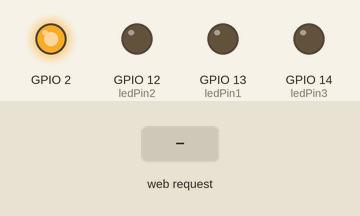
The sketch below on a simulated ESP8266 (NodeMCU). Shown: output pins drawn as LEDs (lit = HIGH, except the on-board LED, lit = LOW). The inputs (shaded band) are chosen by the test bench. WiFi joins after 1.5 s; servers stay silent unless stated; what the sketch prints to the serial monitor is not drawn.

Above: at 2.7 s.
2.8 s: HTTP request GET /LED1=ON received
At 3.7 s:
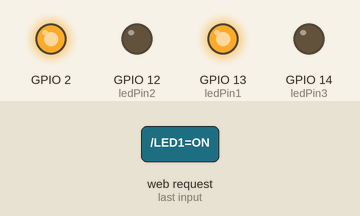
4.3 s: HTTP request GET /LED2=ON received
At 4.8 s:
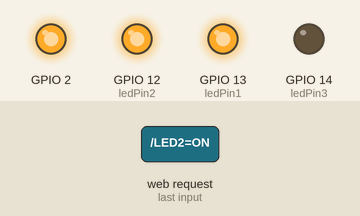
5.8 s: HTTP request GET /LED1=OFF received
At 7.0 s:
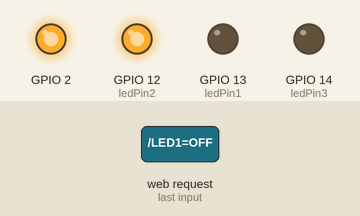
7.3 s: HTTP request GET /LED3=ON received
At 8.3 s:
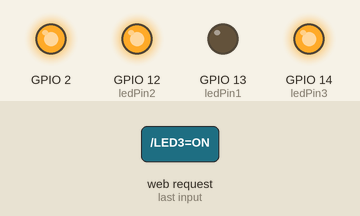
8.8 s: HTTP request GET /LED2=OFF received
At 9.4 s:
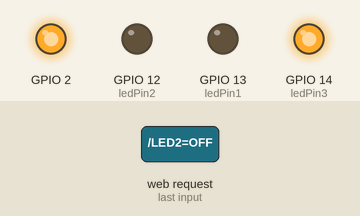
10.3 s: HTTP request GET /LED3=OFF received
At 10.6 s:
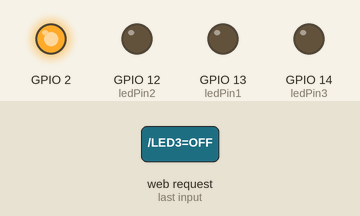
Timing chart, 0 to 12.8 s (numbered marks = the images above; inputs shaded):
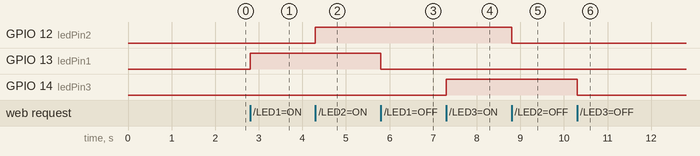

Measured:
- after the input at 2.8 s, GPIO 13 (ledPin1): LOW → HIGH at once
- after the input at 4.3 s, GPIO 12 (ledPin2): LOW → HIGH at once
- after the input at 5.8 s, GPIO 13 (ledPin1): HIGH → LOW at once
- after the input at 7.3 s, GPIO 14 (ledPin3): LOW → HIGH at once
- after the input at 8.8 s, GPIO 12 (ledPin2): HIGH → LOW at once
- after the input at 10.3 s, GPIO 14 (ledPin3): HIGH → LOW at once

The sketch:

ESTICY_SMARTPLUG.ino
```cpp
#include <ESP8266WiFi.h>
#include <WiFiClient.h>
#include <ESP8266WebServer.h>
#include <ESP8266mDNS.h>

const char* ssid = "ESTICY";        //WIFI Name
const char* password = "esticyesp"; //WIFI Password

IPAddress staticIP(192,168,43,100);

IPAddress gateway(192,168,43,1);

IPAddress subnet(255,255,255,0);

int ledPin1 = 13;
int ledPin2 = 12;
int ledPin3 = 14;
WiFiServer server(80);

String html ="<DOCTYPE html> <html> <head> <title> ESTICY Remote-Controller </title> <hr size='10px'color=#BCAAA4 width= \"50%\" height=\"50%\"> <body> <body bgcolor=\"teal\"> <center> <font color =#EEEEEE <font size =\"24\" <font face=\"ALGERIAN\"> ESTICY Smart-Plug </font> </center> <b> <center> Copyright : Des 2018 </b></center> <style> .submit {background-color :#E0E0E0; color:black; font-weight: bold; border:2px solid #000000; padding:15px 15px; margin-right:10px ;margin-left:10px; } </style> <blink> <hr size = \"10px\" color=#BCAAA4 width = \"50%\" height=\"50%\"> </blink> <b> <center> Electric Plug 1 </b> </center> <form1> <center> <a href=\"LED1=ON\" ><input class=\"submit\" type=\"submit\" value=\"ON\"/> </a> <a href=\"LED1=OFF\" ><input class=\"submit\" type =\"submit\" value=\"OFF\"/> </form1> </center></a> <br> </br> <b><center> Electric Plug 2 </b> </center> <b><right> <form2> <center> <a href=\"LED2=ON\"> <input class=\"submit\" type=\"submit\" value=\"ON\" /> <a href=\"LED2=OFF\"><input class=\"submit\" type =\"submit\" value=\"OFF\"/> </form2> </center> <br></br> </a> <b><center> Electric Plug 3 </b> </center> <form3> <center> <a href=\"LED3=ON\"> <input class=\"submit\" type=\"submit\" value=\"ON\"/> </a> <a href=\"LED3=OFF\"><input class=\"submit\" type =\"submit\" value=\"OFF\"/> </form3> </center></a> </body> </body> </head> </html>";

void setup() {
  Serial.begin(115200);
  delay(10);

  pinMode(BUILTIN_LED, OUTPUT);
  pinMode(ledPin1, OUTPUT);
  pinMode(ledPin2, OUTPUT);
  pinMode(ledPin3, OUTPUT);
  digitalWrite(ledPin1, LOW);
  digitalWrite(ledPin2, LOW);
  digitalWrite(ledPin3, LOW);

  Serial.println();
  Serial.println();
  Serial.print("Connecting to ");
  Serial.println(ssid);

  WiFi.begin(ssid, password);
  WiFi.config(staticIP, gateway, subnet);

  while(WiFi.status() != WL_CONNECTED) {
    delay(500);
    Serial.print(".");
  }

  Serial.println("");
  Serial.println("WiFi connected");

  while(!WiFi.config(staticIP, gateway, subnet)) {
  Serial.println("STA Failed to configure");
}

  server.begin();
  Serial.println("Server started");

  Serial.print("Use this URL to connect: ");
  Serial.print("http://");
  Serial.print(WiFi.localIP());
  Serial.println("/");

}

void loop() {
  WiFiClient client = server.available();
  if (!client) {
    return;
  }

  Serial.println("new client");
  while(!client.available()){
    delay(1);
  }

  String request = client.readStringUntil('\r');
  Serial.println(request);
  client.flush();

  if (request.indexOf("/LED1=ON") != -1)  {
    digitalWrite(ledPin1, HIGH);
  }
  if (request.indexOf("/LED1=OFF") != -1)  {
    digitalWrite(ledPin1, LOW);
  }
  if (request.indexOf("/LED2=ON") != -1)  {
    digitalWrite(ledPin2, HIGH);
  }
  if (request.indexOf("/LED2=OFF") != -1)  {
    digitalWrite(ledPin2, LOW);
  }
   if (request.indexOf("/LED3=ON") != -1)  {
    digitalWrite(ledPin3, HIGH);
  }
  if (request.indexOf("/LED3=OFF") != -1)  {
    digitalWrite(ledPin3, LOW);
  }

  client.println("HTTP/1.1 200 OK");
  client.println("Content-Type: text/html");
  client.println("");
  client.println(html);
  delay(1);
  Serial.println("Client disonnected");
  Serial.println("");
}
```
